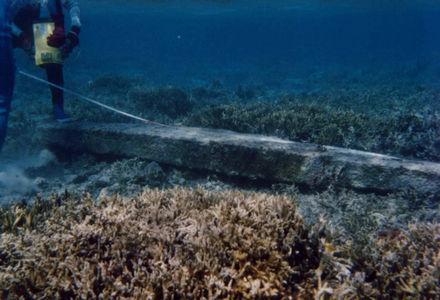
#> input picture data/raw_subset/106_img_.png, 440 x 300 px, found by its file name; its folder holds 4 pictures in this run
$ python create_comparisons.py
#> lines starting #> are read from the running program, lines starting #| are printed output that depends on the picture
import os
import numpy as np
from PIL import Image

base_dir = r"c:\1Projects\FUnIE GAN\FUnIE GAN inference\underwater-image-enhancement-comparison-FUnIE-GAN"
raw_dir = os.path.join(base_dir, "data", "raw_subset")
gan_dir = os.path.join(base_dir, "data", "Gan_output")
output_dir = os.path.join(base_dir, "Results", "images_FUnIE GAN")

# Create the output directory if it doesn't exist
os.makedirs(output_dir, exist_ok=True)

# Find all images in the raw subset
files = [f for f in os.listdir(raw_dir) if f.lower().endswith(('.png', '.jpg', '.jpeg'))]

print(f"Generating side-by-side comparisons for {len(files)} images...")

for idx, filename in enumerate(files, 1):
    raw_path = os.path.join(raw_dir, filename)
    gan_path = os.path.join(gan_dir, filename)

    if os.path.exists(gan_path):
        # Open both images
        raw_img = Image.open(raw_path).convert('RGB')
#> raw_img is the input picture: PIL image 440x300 RGB; mean R, G, B 44.7, 66.1, 82.1
        gan_img = Image.open(gan_path).convert('RGB')

        # Ensure sizes match perfectly before merging
        # (Though they should already match from our previous gan.py script)
        if raw_img.size != gan_img.size:
            gan_img = gan_img.resize(raw_img.size, Image.BICUBIC)

        # Horizontally stack them (Raw on left, GAN on right)
        combined_np = np.hstack((np.array(raw_img), np.array(gan_img)))
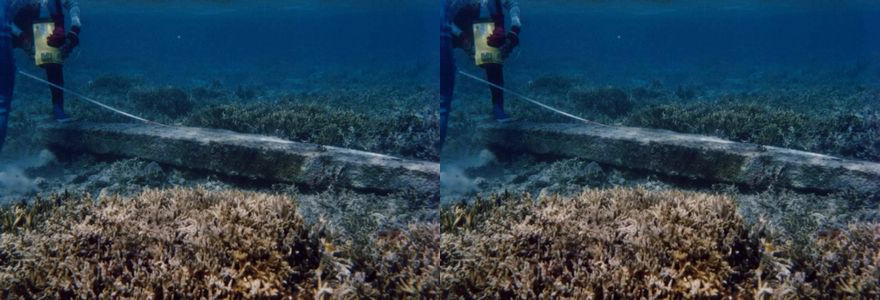
#> combined_np: shape (300, 880, 3); mean R, G, B 44.7, 66.1, 82.1
        combined_img = Image.fromarray(combined_np)

        # Save output
        out_path = os.path.join(output_dir, filename)
        combined_img.save(out_path)

        if idx % 10 == 0 or idx == len(files):
            print(f"  Processed {idx}/{len(files)} comparisons...")
    else:
        print(f"  [!] Missing GAN output for {filename}")
#> pass 2 of the loop `for idx, filename in enumerate(files, 1):`:
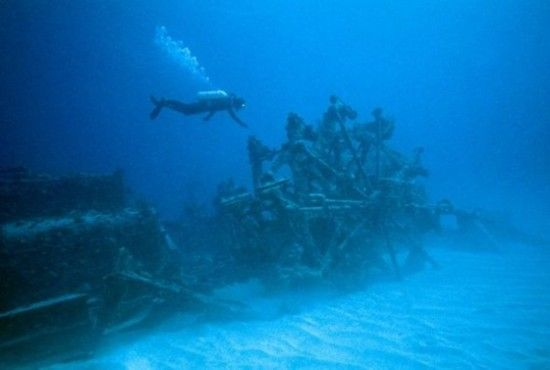
#> input picture data/raw_subset/107_img_.png, 550 x 370 px, found by its file name
#> raw_img is the input picture: PIL image 550x370 RGB; mean R, G, B 4.7, 113.9, 177.4
#> `combined_np = np.hstack((np.array(raw_img), np.array(gan_img)))`:
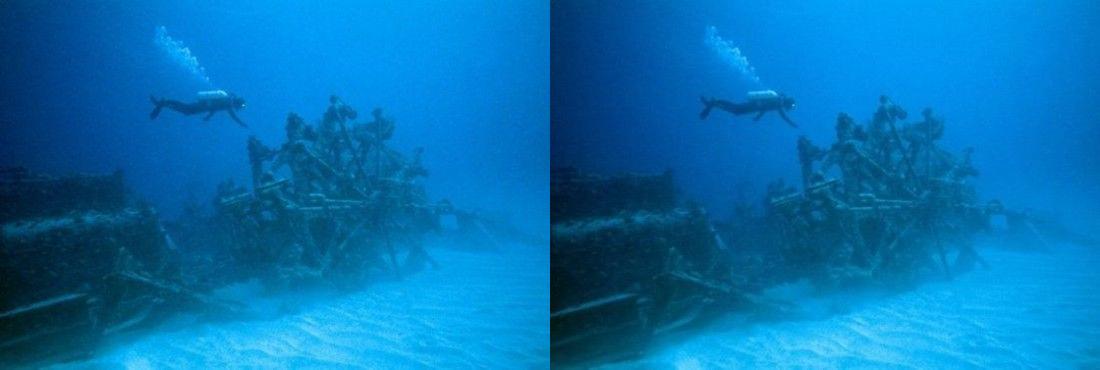
#> combined_np: shape (370, 1100, 3); mean R, G, B 4.7, 113.9, 177.4
#> pass 3 of the loop `for idx, filename in enumerate(files, 1):`:
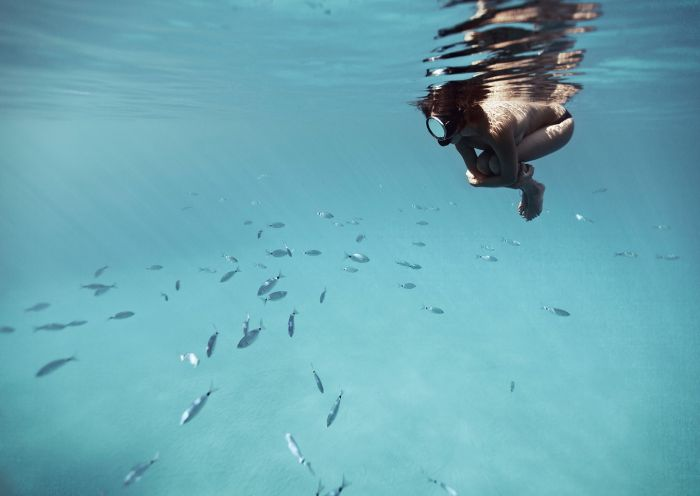
#> input picture data/raw_subset/108_img_.png, 700 x 496 px, found by its file name
#> raw_img is the input picture: PIL image 700x496 RGB; mean R, G, B 106.3, 169, 180.7
#> `combined_np = np.hstack((np.array(raw_img), np.array(gan_img)))`:
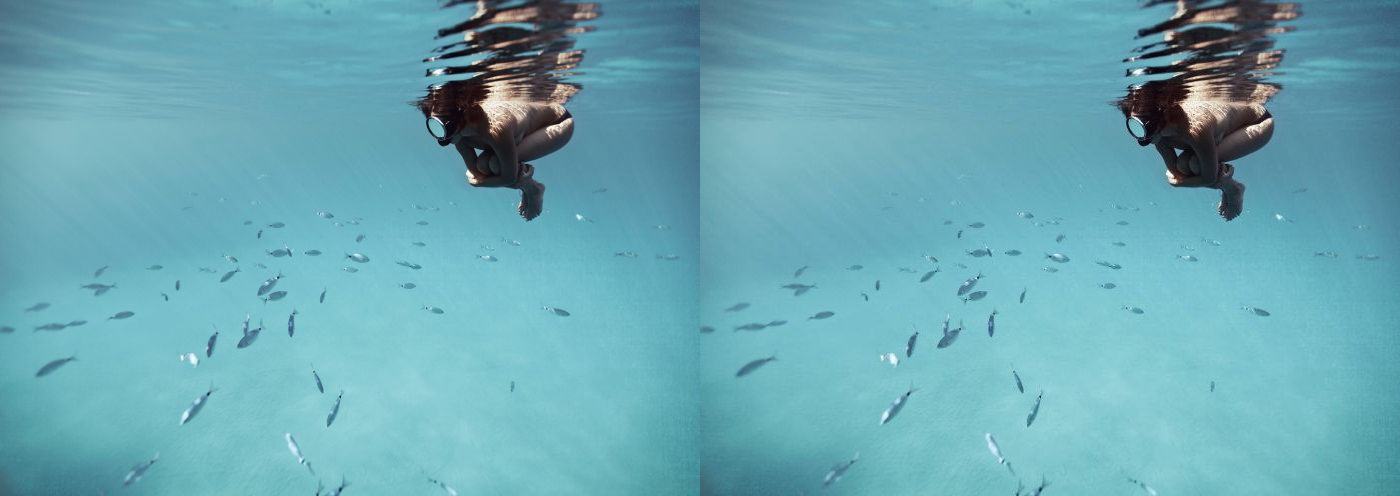
#> combined_np: shape (496, 1400, 3); mean R, G, B 106.3, 169, 180.7
#> the loop made 4 passes; the first 3 are shown

print(f"\n[✓] Done! Check the '{output_dir}' folder.")
